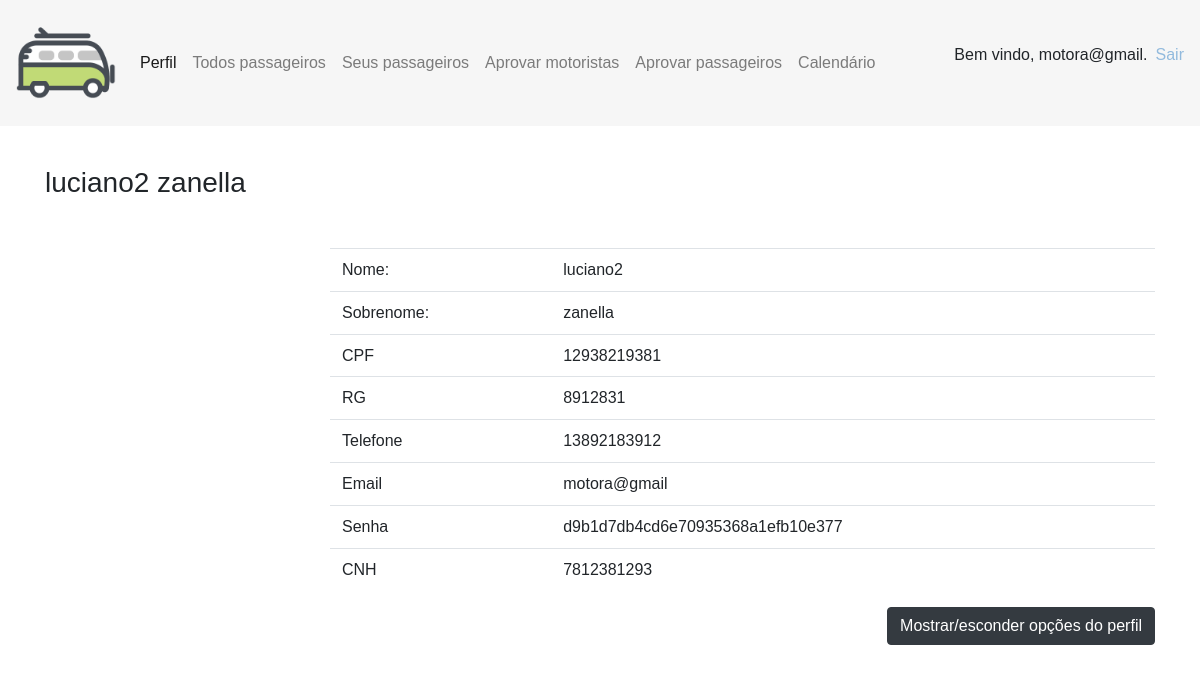
The app's page /paginas/perfil.php (signed in) with its own data.
### tables this page shows
CREATE TABLE `motoristas` (
  `id_motorista` int(3) NOT NULL,
  `emp_idempresa` int(2) DEFAULT NULL,
  `user_iduser` int(8) DEFAULT NULL,
  `cnh` bigint(10) NOT NULL,
  `ativo` int(1) NOT NULL
);

CREATE TABLE `usuarios` (
  `id_usuario` int(8) NOT NULL,
  `tipuser_tip_user` int(1) DEFAULT NULL,
  `cpf` bigint(12) NOT NULL,
  `rg` int(7) NOT NULL,
  `email` varchar(40) NOT NULL,
  `nome` varchar(40) NOT NULL,
  `sobrenome` varchar(15) NOT NULL,
  `sexo` varchar(11) NOT NULL,
  `telefone` bigint(20) NOT NULL,
  `senha` longtext NOT NULL,
  `aprovado` int(1) UNSIGNED NOT NULL DEFAULT 0
);

### paginas/perfil.php (the view, shortened to what this page needs)
<?php
require("cabecalho.php");
$email = $_SESSION['email'];
$result = $conexao->query("SELECT nome, sobrenome, cpf, rg, telefone, email, senha, curso, turma, matricula, cep, rua, numero, bairro, cidade, estado, complemento
from usuarios, passageiros, enderecos
where email = '$email' and id_usuario_id = id_usuario and id_passageiro = id_passageiro_id") or die($conexao->error);
$arrayPassageiro = $result->fetch_assoc();
$resultMotorista = $conexao->query("SELECT nome, sobrenome, cpf, rg, telefone, email, senha, cnh
from usuarios, motoristas
where email = '$email' and user_iduser = id_usuario") or die($conexao->error);
$arrayMotorista = $resultMotorista->fetch_assoc();
if (array_key_exists("cnh", $arrayMotorista)) {
  $row = $arrayMotorista;
}elseif(array_key_exists("matricula", $arrayPassageiro)){
  $row = $arrayPassageiro;
  $validar = 1;
}
?>
<html lang="en">
<head>
</head>
<div class="container">
      <div class="row">
       <br>
      </div>
        <div class="toppad" >
          <div class="panel panel-info">
            <div class="panel-heading">
              <h3 class="panel-title my-3 mb-5"><?php echo $row['nome']?> <?php echo $row['sobrenome']; ?></h3>
            </div>
            <div id="perfil" style="none">
            <div class="panel-body">
              <div class="row">
                 <div class="col-md-3 col-lg-3 " align="center"> </div>
                <div class=" col-md-9 col-lg-9 ">
                  <table class="table table-user-information">
                    <tbody>
                      <tr>
                        <td>Nome:</td>
                        <td><?php echo $row['nome']; ?></td>
                      </tr>
                      <tr>
                        <td>Sobrenome:</td>
                        <td><?php echo $row['sobrenome']; ?></td>
                      </tr>
                      <tr>
                        <td>CPF</td>
                        <td><?php echo $row['cpf']; ?></td>
                      </tr>
                         <tr>
                             <tr>
                        <td>RG</td>
                        <td><?php echo $row['rg']; ?></td>
                      </tr>
                        <tr>
                        <td>Telefone</td>
                        <td><?php echo $row['telefone']; ?></td>
                      </tr>
                      <tr>
                        <td>Email</td>
                        <td><?php echo $row['email']; ?></a></td>
                      </tr>
                      <tr>
                        <td>Senha</td>
                        <td><?php echo $row['senha']; ?></td>
                      </tr>
                      <?php if(isset ($row['cnh'])): ?>
                      <tr>
                        <td>CNH</td>
                        <td><?php echo $row['cnh']; ?></td>
                      </tr>
                      <?php endif; ?>
                    </tbody>
                  </table>
                </div>
              </div>
              </div>
              <button onclick="editarperfil()" type="button" class="btn btn-dark" id="bbbb">Mostrar/esconder opções do perfil</button>
              </div>
            </div>
          </div>
        </div>

### css/estilo.css (style rules this page uses)
body { font-family: "Poppins", sans-serif; height: 100vh; }
#bbbb { float:right; margin-bottom:1cm; }

### records on screen
motoristas: user_iduser.nome "luciano2", user_iduser.sobrenome "zanella", user_iduser.cpf "12938219381", user_iduser.rg "8912831", user_iduser.telefone "13892183912", user_iduser.email "motora@gmail", user_iduser.senha "d9b1d7db4cd6e70935368a1efb10e377", cnh "7812381293"

### other values on screen
$_SESSION['email'] "motora@gmail"
